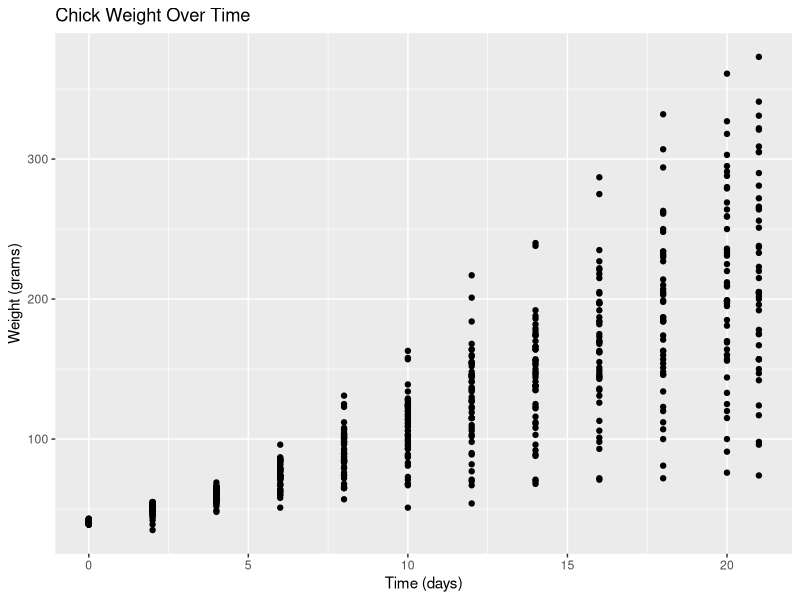
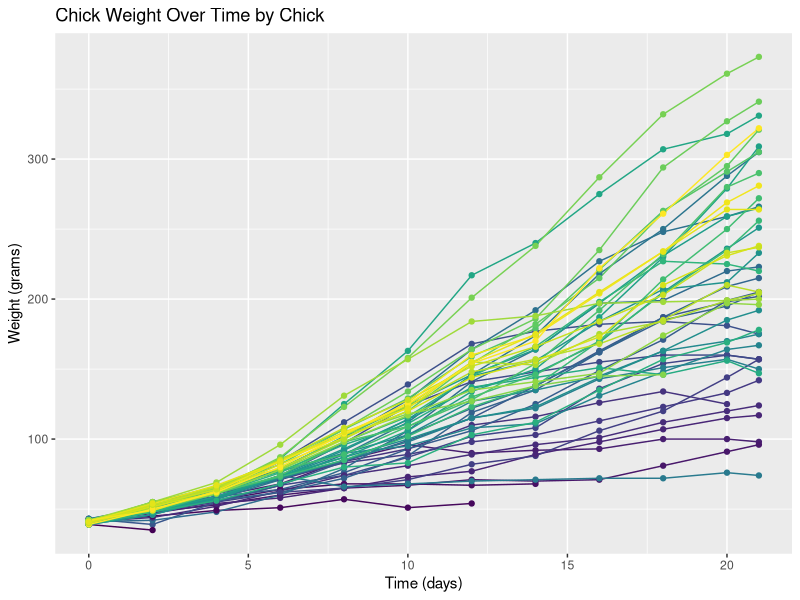
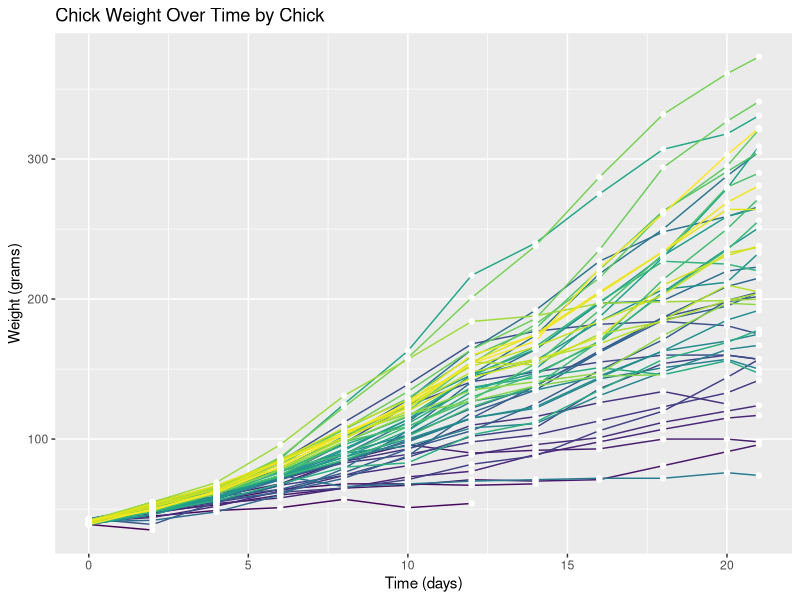
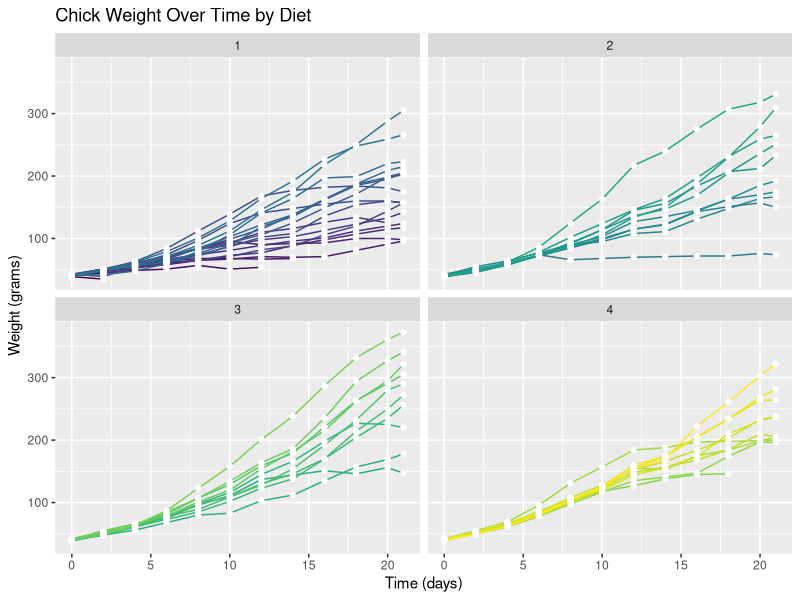
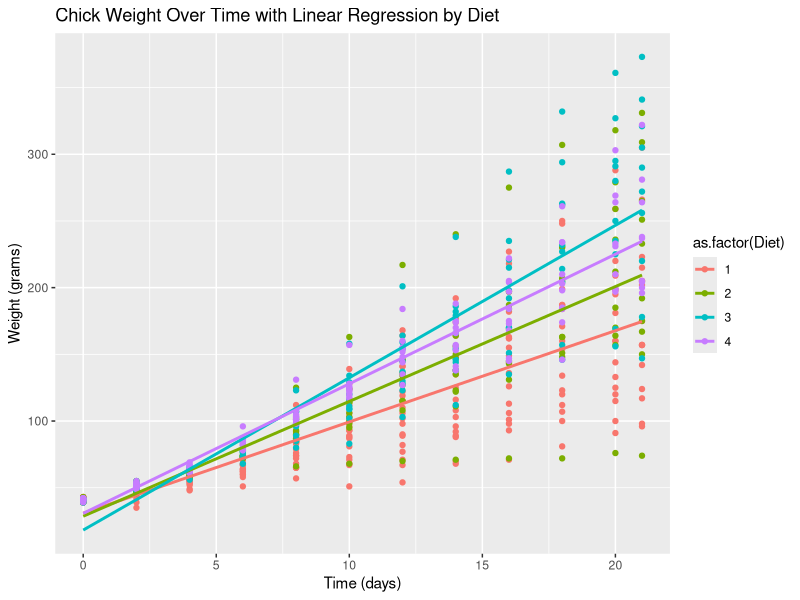
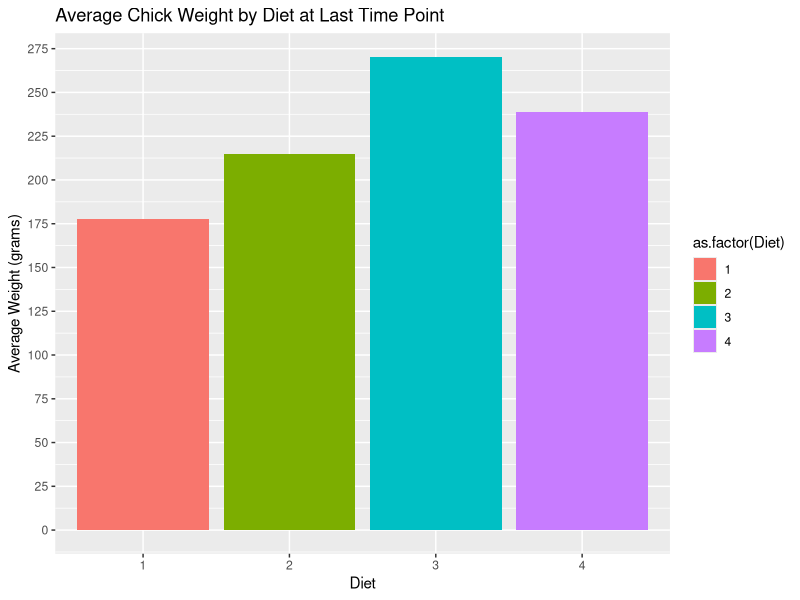
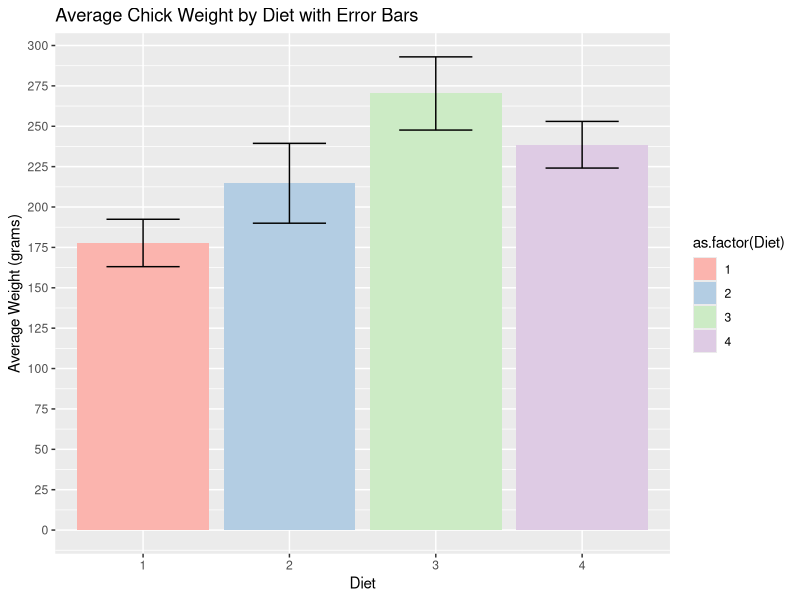
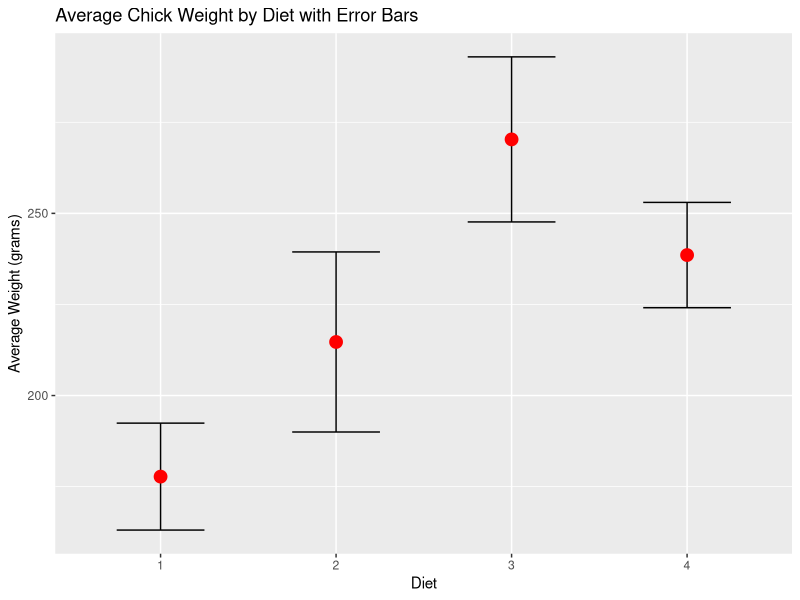

Generate these figures, in order, with R:
## ---- chunk 1
knitr::opts_chunk$set(echo = TRUE, eval = TRUE,  
                      warning = FALSE, message = FALSE, 
                      fig.align = "center",
                      R.options = list(max.print=100))

# Edit the file starting below
## ---- chunk 2
# Save dataset as a dataframe
ChickWeight <- as.data.frame(ChickWeight)

# Visualize the first ten rows of the dataset
head(ChickWeight,10)
## ---- chunk 3
# your code goes below (make sure to edit comment)
distinct_chicks <- length(unique(ChickWeight$Chick))

distinct_time <- length(unique(ChickWeight$Time))

distinct_diets <-length(unique(ChickWeight$Diet))

chicks_per_diet_initial <- table(ChickWeight$Diet[ChickWeight$Time == 0])

## ---- chunk 4
# Load package
library(ggplot2)

# your code goes below (make sure to edit comment)
ggplot(ChickWeight, aes(x = Time, y = weight)) +
  geom_point() +
  labs(title = "Chick Weight Over Time", x = "Time (days)", y = "Weight (grams)")

## ---- chunk 5
# your code goes below (make sure to edit comment)
ggplot(ChickWeight, aes(x = Time, y = weight, color = as.factor(Chick))) +
  geom_line() +
  geom_point() +
  labs(title = "Chick Weight Over Time by Chick", x = "Time (days)", y = "Weight (grams)") +
  theme(legend.position = "none")

## ---- chunk 6
# your code goes below (make sure to edit comment)
ggplot(ChickWeight, aes(x = Time, y = weight, color = as.factor(Chick))) +
  geom_line() +
  geom_point(aes(color = NULL), color = "white") +
  labs(title = "Chick Weight Over Time by Chick", x = "Time (days)", y = "Weight (grams)") +
  theme(legend.position = "none")
max()

## ---- chunk 7
# your code goes below (make sure to edit comment)
ggplot(ChickWeight, aes(x = Time, y = weight, color = as.factor(Chick))) +
  geom_line() +
  geom_point(aes(color = NULL), color = "white") +
  labs(title = "Chick Weight Over Time by Diet", x = "Time (days)", y = "Weight (grams)") +
  theme(legend.position = "none") +
  facet_wrap(~Diet)

## ---- chunk 8
# your code goes below (make sure to edit comment)
ggplot(ChickWeight, aes(x = Time, y = weight, color = as.factor(Diet))) +
  geom_point() +
  geom_smooth(method = "lm", se = FALSE) +
  labs(title = "Chick Weight Over Time with Linear Regression by Diet", 
       x = "Time (days)", y = "Weight (grams)")

## ---- chunk 9
# your code goes below (make sure to edit comment)
last_time <- max(ChickWeight$Time)
data_last_time <- ChickWeight[ChickWeight$Time == last_time,]

avg_weight_last_time <- aggregate(weight ~ Diet, data_last_time, mean)

ggplot(avg_weight_last_time, aes(x = as.factor(Diet), y = weight, fill = as.factor(Diet))) +
  geom_bar(stat = "identity") +
  labs(title = "Average Chick Weight by Diet at Last Time Point", 
       x = "Diet", 
       y = "Average Weight (grams)") +
  scale_y_continuous(breaks = seq(0, 300, 25))



## ---- chunk 10
# your code goes below (make sure to edit comment)


# Compute standard error for each diet
se_weight_last_time <- aggregate(weight ~ Diet, data_last_time, function(x) sd(x)/sqrt(length(x)))

# Merge the average weight and standard error data
merged_data <- merge(avg_weight_last_time, se_weight_last_time, by = "Diet", suffixes = c("_mean", "_se"))

# Bar graph with error bars
ggplot(merged_data, aes(x = as.factor(Diet), y = weight_mean, fill = as.factor(Diet))) +
  geom_bar(stat = "identity") +
  geom_errorbar(aes(ymin = weight_mean - weight_se, ymax = weight_mean + weight_se), width = 0.5) +
  scale_fill_brewer(palette = "Pastel1") +
  labs(title = "Average Chick Weight by Diet with Error Bars", 
       x = "Diet", 
       y = "Average Weight (grams)") +
  scale_y_continuous(breaks = seq(0, 300, 25))



## ---- chunk 11

# Ensure dplyr is loaded
library(dplyr)

avg_weight_last_time <- ChickWeight %>%
  filter(Time == max(Time)) %>%
  group_by(Diet) %>%
  summarise(weight_mean = mean(weight, na.rm = TRUE),
            weight_se = sd(weight, na.rm = TRUE) / sqrt(n()))

library(ggplot2)
ggplot(avg_weight_last_time, aes(x = as.factor(Diet), y = weight_mean)) +
  geom_errorbar(aes(ymin = weight_mean - weight_se, ymax = weight_mean + weight_se), width = 0.5) +
  geom_point(color = "red", size = 4) +
  labs(title = "Average Chick Weight by Diet with Error Bars", 
       x = "Diet", 
       y = "Average Weight (grams)")




## ---- chunk 12
# your code goes below (make sure to edit comment)

# Calculate average weight over all time points for each diet
avg_weight_all_time <- ChickWeight %>%
  group_by(Diet, Time) %>%
  summarise(weight_mean = mean(weight, na.rm = TRUE),
            weight_se = sd(weight, na.rm = TRUE) / sqrt(n()), .groups = 'drop')

# Plot
ggplot(avg_weight_all_time, aes(x = Time, y = weight_mean, color = as.factor(Diet))) +
  geom_line() +
  geom_point(aes(shape = as.factor(Diet))) +
  scale_shape_manual(values = c(4, 5, 6, 8)) +  # Using different shapes for each diet
  labs(title = "Average Chick Weight Over Time by Diet", 
       x = "Time (days)", 
       y = "Average Weight (grams)") +
  theme(legend.position = "bottom")



## ---- chunk 13
## DO NOT DELETE THIS BLOCK!
Sys.info()
